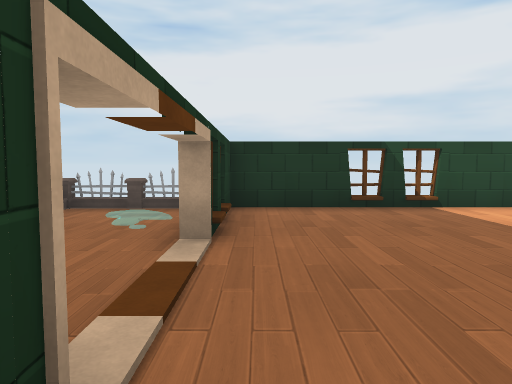
view 1 (above)

13 first-person views from a walk through a scene from a Unity 3-D project. The camera is 1.5 m above the floor, tilts 4° down and sees 70° across. The floor is counted in squares, 2 m on a side. Each view is taken from the middle of a square. On the plan, view 1 faces up. The plan holds only what a view shows up to about 11 squares ahead; the rest is blank. The place goes on beyond the plan. The player character is not drawn. Door leaves are left out, so doorways stand open. Some surface patterns are stand-ins.

view 2
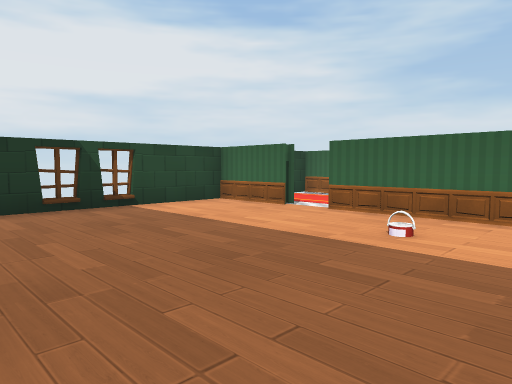

view 3
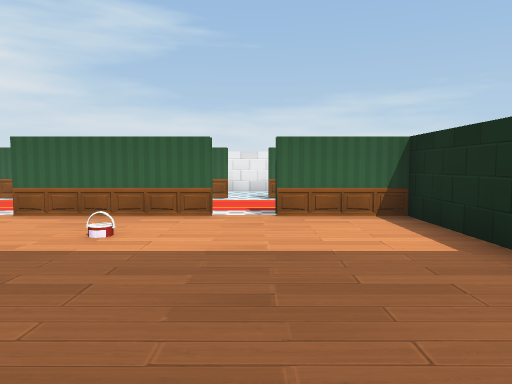

view 4
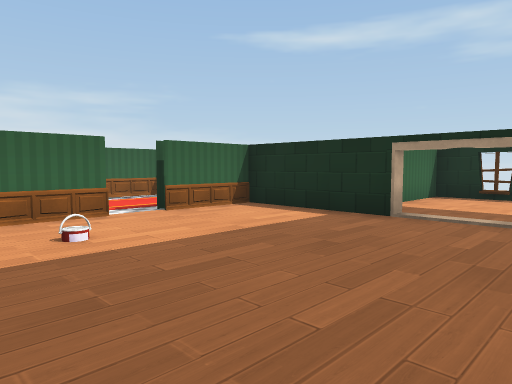

view 5
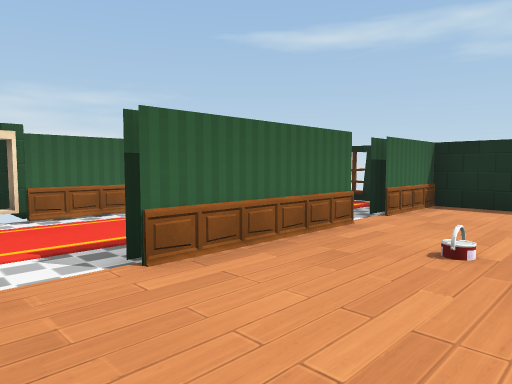

view 6
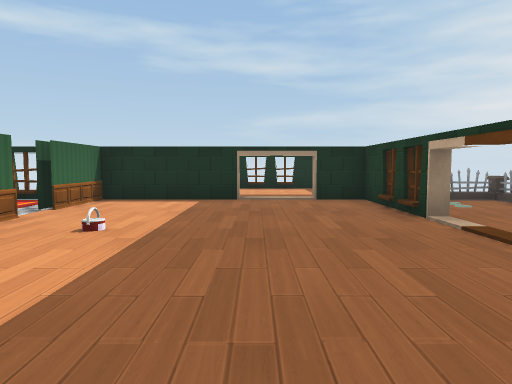

view 7
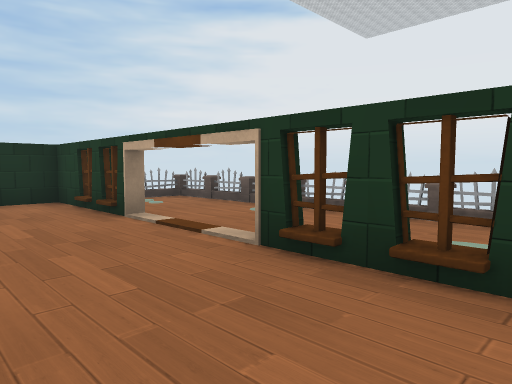

view 8
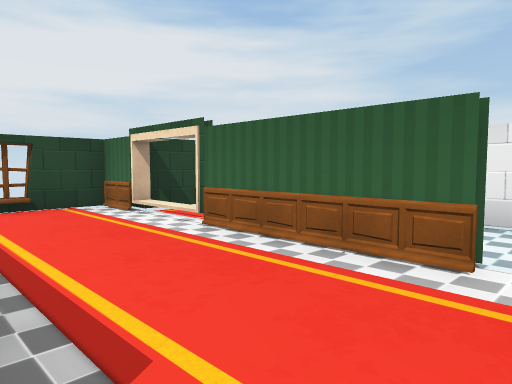

view 9
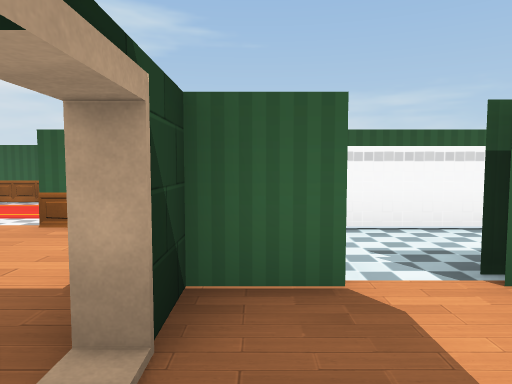

view 10
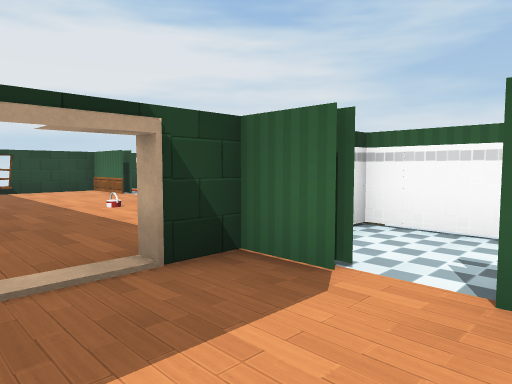

view 11
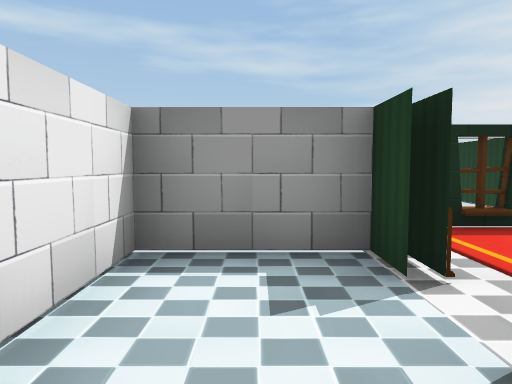

view 12
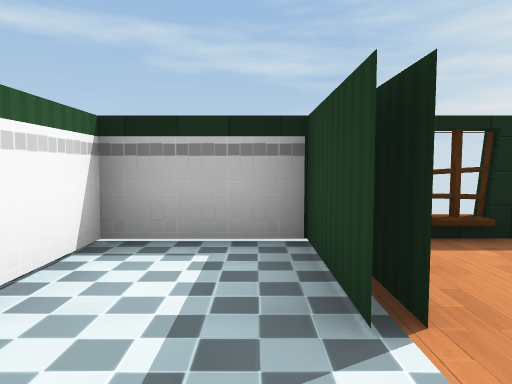

view 13
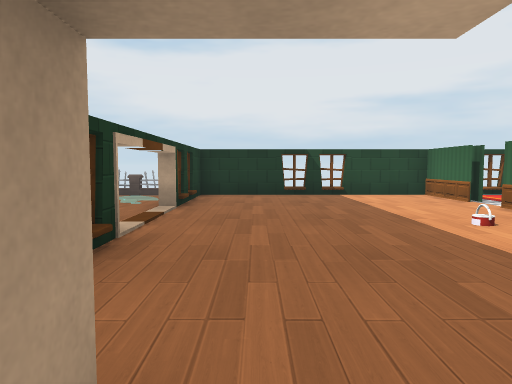

### Floor plan
Ten units are one square. View 1 is at (0, 0); x grows to the right and y downward. Boxes are objects, and circles mark ways between rooms. Rooms are numbered by the first view taken in them; rooms with no view inside come last. Other rooms are left out.
<svg viewBox="-50 -80 165 155">
<path fill="none" stroke="#000" d="M55 -6 55 -37M55 -46 55 -67 -5 -67 -5 -35M-5 -8 -5 23 8 23M58 -46 58 -52M58 9 58 2M24 23 55 23 55 3M32 36 32 26 24 26M88 -6 88 -40M88 -57 88 -65M68 23 78 23M88 21 88 2M85 -67 70 -67M14 66 32 66 32 45M90 2 90 11 110 11 110 -12M88 2 88 11M35 45 35 66 55 66 55 26 51 26M32 45 32 54"/>
<rect x="75" y="5" width="10" height="10" fill="#bbb"><title>carpet</title></rect>
<rect x="75" y="-15" width="10" height="10" fill="#bbb"><title>carpet</title></rect>
<rect x="75" y="-35" width="10" height="10" fill="#bbb"><title>carpet</title></rect>
<rect x="75" y="-45" width="10" height="10" fill="#bbb"><title>carpet</title></rect>
<rect x="75" y="-65" width="10" height="10" fill="#bbb"><title>carpet</title></rect>
<rect x="-45" y="15" width="10" height="10" fill="#bbb"><title>fence</title></rect>
<rect x="-45" y="-5" width="10" height="20" fill="#bbb"><title>fence</title></rect>
<rect x="-45" y="-15" width="10" height="10" fill="#bbb"><title>fence</title></rect>
<rect x="-45" y="-25" width="10" height="10" fill="#bbb"><title>fence</title></rect>
<rect x="-45" y="-45" width="10" height="20" fill="#bbb"><title>fence</title></rect>
<rect x="-45" y="-55" width="10" height="10" fill="#bbb"><title>fence</title></rect>
<rect x="-45" y="-75" width="10" height="20" fill="#bbb"><title>fence</title></rect>
<rect x="-35" y="-75" width="20" height="10" fill="#bbb"><title>fence</title></rect>
<rect x="-25" y="15" width="10" height="10" fill="#bbb"><title>fence</title></rect>
<rect x="-15" y="-75" width="10" height="10" fill="#bbb"><title>fence</title></rect>
<circle cx="60" cy="-40" r="3" fill="#2a7"/>
<circle cx="60" cy="0" r="3" fill="#2a7"/>
<circle cx="-10" cy="-20" r="3" fill="#2a7"/>
<circle cx="15" cy="25" r="3" fill="#2a7"/>
<circle cx="90" cy="0" r="3" fill="#2a7"/>
<circle cx="30" cy="40" r="3" fill="#2a7"/>
<text x="30" y="-20">1</text>
<text x="70" y="-20">2</text>
<text x="-20" y="10">3</text>
<text x="100" y="-10">4</text>
<text x="40" y="40">5</text>
</svg>
Room 1 opens to room 2. Room 1 opens to room 3. Room 2 opens to room 4. Room 3 opens to room 5.

Where each view was taken, in squares from view 1:
view 1: 0 up, 0 right, facing up
view 2: 0 up, 0 right, facing up-right
view 3: 0 up, 0 right, facing right
view 4: 3 up, 0 right, facing down-right
view 5: 5 up, 3 right, facing down-right
view 6: 6 up, 2 right, facing down
view 7: 6 up, 2 right, facing down-left
view 8: 0 up, 6 right, facing up-right
view 9: 3 down, 1 right, facing right
view 10: 5 down, 1 right, facing up-right
view 11: 2 up, 10 right, facing down
view 12: 3 down, 4 right, facing down
view 13: 3 down, 1 right, facing up
